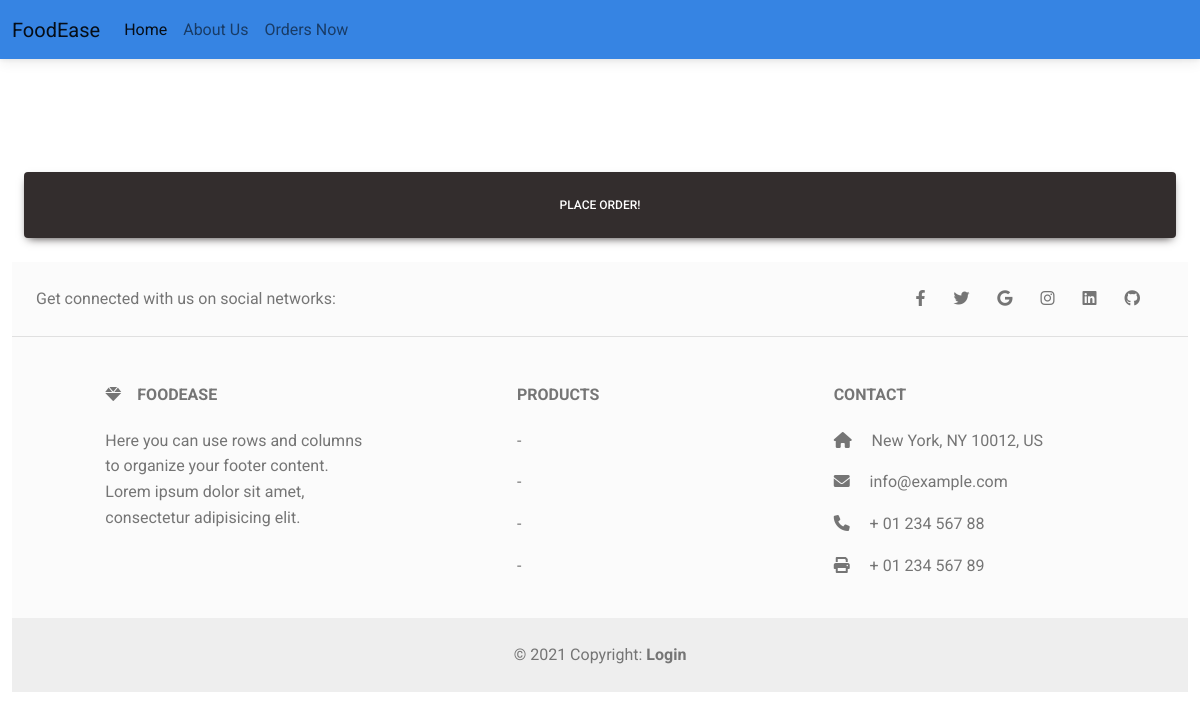
Page /order/ on the earlier database version.
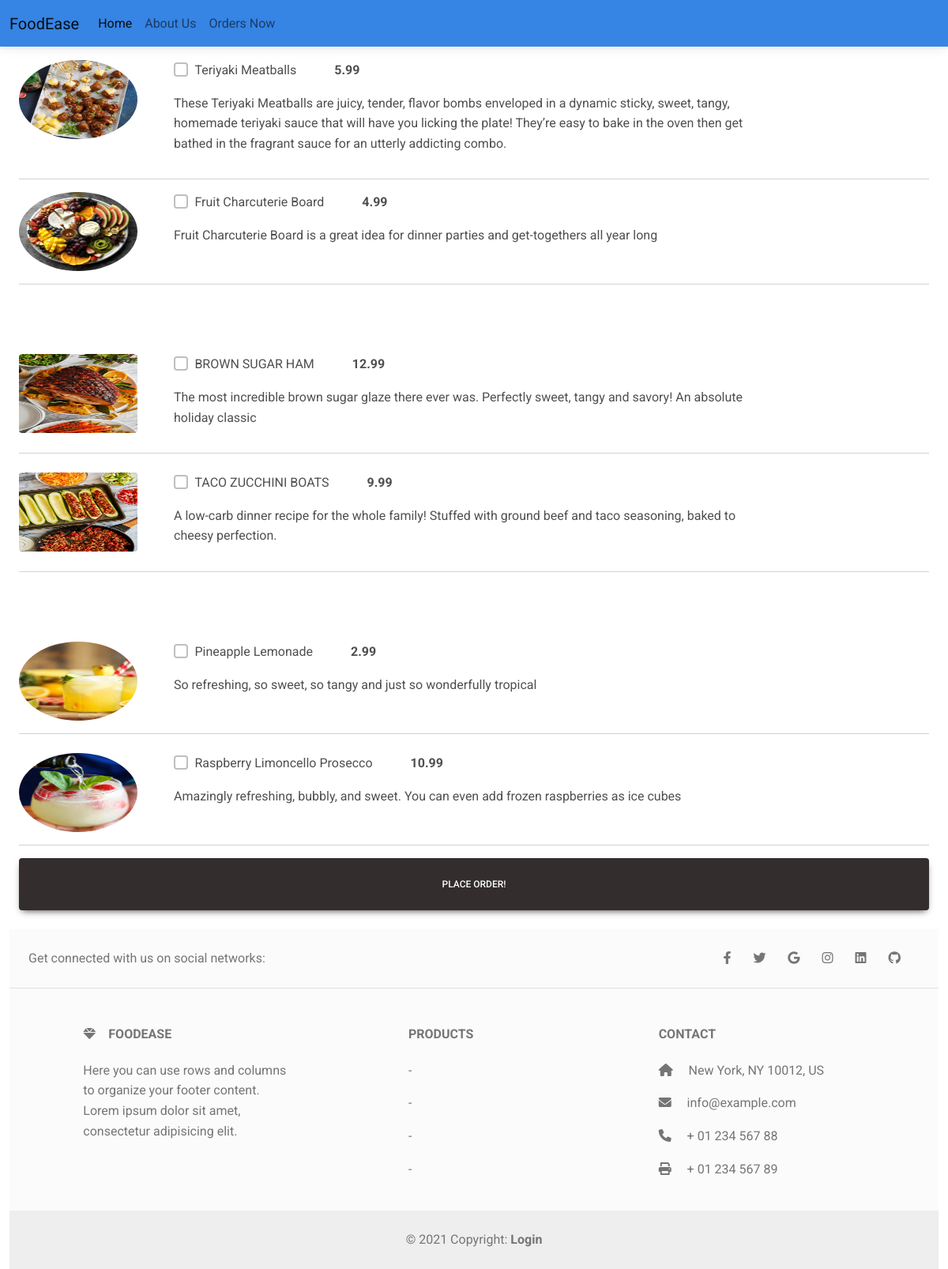
Same page on the later database version.
### customer/models.py (models this page shows, shortened)
class MenuItem(models.Model):
    name = models.CharField(max_length=1000)
    description = models.TextField()
    image = models.ImageField(upload_to='menu_images/')
    price = models.DecimalField(max_digits=5, decimal_places=2)
    category= models.ManyToManyField('Category', related_name= 'item')

### customer/views.py (the view, shortened to what this page needs)
# urls.py: path('order/',Order.as_view(),name='order')
class Order(View):
    def get(self, request, *args, **kwargs):
        appetizers = MenuItem.objects.filter(category__name__contains='Appetizer')
        entres = MenuItem.objects.filter(category__name__contains='Entre')
        drinks = MenuItem.objects.filter(category__name__contains='Drink')
        context = {
            'appetizers': appetizers,
            'entres': entres,
            'drinks': drinks,
        }
        return render(request, 'customer/order.html', context)

### customer/templates/customer/order.html (shortened to what this page needs)
{% extends 'customer/base.html' %}
{% block content %}
<div class="container-fluid">
    <div class="row justify-content-center mt-1">
        <div class="col-md-12 col-sm-12 p-4">
            <form method="POST">
                <div class="pt-5">
                    {% for app in appetizers%}
                    <div class="row">
                        <div class="col-md-2 col-sm-12">
                            <img class="image-fluid rounded-circle" src="{{ app.image.url }}" width="150" height="100"/>
                        </div>
                        <div class="col-md-8 col-sm-12">
                            <div class="d-flex flex-row">
                                <div class="form-group form-check">
                                    <input type="checkbox" name="items[]" class="form-check-input" value="{{ app.pk }}">
                                    <label class="form-check-label">{{ app.name }}</label>
                                </div>
                                <p class= " fw-bold ms-5" style="width: 6rem">{{ app.price }}</p>
                            </div>
                            <p>{{ app.description }}</p>
                        </div>
                    </div>
                    <hr />
                {% endfor %}
                </div>
                <div class="pt-5">
                    {% for entre in entres %}
                    <div class="row mt-4">
                        <div class="col-md-2 col-sm-12">
                            <img class="rounded" src="{{ entre.image.url }}" width="150" height="100"/>
                        </div>
                        <div class="col-md-8 col-sm-12">
                            <div class="d-flex flex-row">
                                <div class="form-group form-check">
                                    <input type="checkbox" name="items[]" class="form-check-input" value="{{ entre.pk }}">
                                    <label class="form-check-label">{{ entre.name }}</label>
                                </div>
                                <p class="fw-bold ms-5">{{ entre.price }}</p>
                            </div>
                            <p>{{ entre.description }}</p>
                        </div>
                    </div>
                    <hr />
                    {% endfor %}
                </div>
                <div class="pt-5">
                    {% for drink in drinks %}
                    <div class="row mt-4">
                        <div class="col-md-2 col-sm-12">
                            <img class="image-fluid rounded-circle" src="{{ drink.image.url }}" width="150" height="100"/>
                        </div>
                        <div class="col-md-8 col-sm-12">
                            <div class="d-flex flex-row">
                                <div class="form-group form-check">
                                    <input type="checkbox" name="items[]" class="form-check-input" value="{{ drink.pk }}">
                                    <label class="form-check-label">{{ drink.name }}</label>
                                </div>
                                <p class="fw-bold ms-5">{{ drink.price }}</p>
                            </div>
                            <p>{{ drink.description }}</p>
                        </div>
                    </div>
                    <hr />
                    {% endfor %}
                <button class="btn btn-dark col-md-12 col-sm-12 p-4">Place Order!</button>
            </form>
        </div>
    </div>
</div>
{% endblock content %}

### customer/templates/customer/base.html (shortened to what this page needs)
<!DOCTYPE html>
<html lang="en">
<head>
<link
href="https://cdnjs.cloudflare.com/ajax/libs/font-awesome/6.0.0/css/all.min.css"
rel="stylesheet"
/>
<link
href="https://cdnjs.cloudflare.com/ajax/libs/mdb-ui-kit/6.2.0/mdb.min.css"
rel="stylesheet"
/>
</head>
<body>
    {%include 'customer/navigation.html'%}
    {%block content%}
    {%endblock content%}
    {%include 'customer/footer.html'%}
</body>
</html>

### customer/templates/customer/navigation.html (shortened to what this page needs)
<nav class="navbar fixed-top navbar-expand-lg navbar-light" style="background-color: #3684e3">
    <div class="container-fluid">
      <a class="navbar-brand" href="{% url 'index' %}">FoodEase</a>
      <div class="collapse navbar-collapse" id="navbarNav">
        <ul class="navbar-nav mr-auto">
          <li class="nav-item">
            <a class="nav-link active" aria-current="page" href="{% url 'index'%}">Home</a>
          </li>
          <li class="nav-item">
            <a class="nav-link" href="{% url 'about'%}">About Us</a>
          </li>
          <ul class="navbar-nav d-flex flex-row me-1">
            <li class="nav-item me-3 me-lg-0">
              <a class="nav-link " href="{% url 'order' %}"> Orders Now</a>
            </li>
          </ul>
        </ul>
      </div>
    </div>
  </nav>

### customer/templates/customer/footer.html
<footer class="text-center text-lg-start bg-light text-muted">
    <section class="d-flex justify-content-center justify-content-lg-between p-4 border-bottom">
      <div class="me-5 d-none d-lg-block">
        <span>Get connected with us on social networks:  </span>
      </div>
      <div>
        <a href="#" class="me-4 text-reset">
          <i class="fab fa-facebook-f"></i>
        </a>
        <a href="#" class="me-4 text-reset">
          <i class="fab fa-twitter"></i>
        </a>
        <a href="#" class="me-4 text-reset">
          <i class="fab fa-google"></i>
        </a>
        <a href="#" class="me-4 text-reset">
          <i class="fab fa-instagram"></i>
        </a>
        <a href="#" class="me-4 text-reset">
          <i class="fab fa-linkedin"></i>
        </a>
        <a href="#" class="me-4 text-reset">
          <i class="fab fa-github"></i>
        </a>
      </div>
    </section>
    <section class="">
      <div class="container text-center text-md-start mt-5">
        <div class="row mt-3">
          <div class="col-md-3 col-lg-4 col-xl-3 mx-auto mb-4">
            <h6 class="text-uppercase fw-bold mb-4">
              <i class="fas fa-gem me-3"></i>FoodEase
            </h6>
            <p>
              Here you can use rows and columns to organize your footer content. Lorem ipsum
              dolor sit amet, consectetur adipisicing elit.
            </p>
          </div>
          <div class="col-md-2 col-lg-2 col-xl-2 mx-auto mb-4">
            <h6 class="text-uppercase fw-bold mb-4">
              Products
            </h6>
            <p>
              <a href="#!" class="text-reset"> -</a>
            </p>
            <p>
              <a href="#!" class="text-reset">-</a>
            </p>
            <p>
              <a href="#!" class="text-reset">-</a>
            </p>
            <p>
              <a href="#!" class="text-reset">-</a>
            </p>
          </div>
          <div class="col-md-4 col-lg-3 col-xl-3 mx-auto mb-md-0 mb-4">
            <h6 class="text-uppercase fw-bold mb-4">Contact</h6>
            <p><i class="fas fa-home me-3"></i> New York, NY 10012, US</p>
            <p>
              <i class="fas fa-envelope me-3"></i>
              info@example.com
            </p>
            <p><i class="fas fa-phone me-3"></i> + 01 234 567 88</p>
            <p><i class="fas fa-print me-3"></i> + 01 234 567 89</p>
          </div>
        </div>
      </div>
    </section>
    <div class="text-center p-4" style="background-color: rgba(0, 0, 0, 0.05);">
      © 2021 Copyright:
      <a class="text-reset fw-bold" href="admin/">Login</a>
    </div>
  </footer>

Differences in the rows shown:
added MenuItem: image (picture), name "Teriyaki Meatballs", price "5.99", description "These Teriyaki Meatballs are juicy, tender, flavor bombs enveloped in a dynamic sticky, sweet, tangy, homemade teriyaki sauce that will have you licking the plate! They’re easy to bake in the oven then get bathed in the fragrant sauce for an utterly addicting combo."
added MenuItem: image (picture), name "Fruit Charcuterie Board", price "4.99", description "Fruit Charcuterie Board is a great idea for dinner parties and get-togethers all year long"
added MenuItem: image (picture), name "BROWN SUGAR HAM", price "12.99", description "The most incredible brown sugar glaze there ever was. Perfectly sweet, tangy and savory! An absolute holiday classic"
added MenuItem: image (picture), name "TACO ZUCCHINI BOATS", price "9.99", description "A low-carb dinner recipe for the whole family! Stuffed with ground beef and taco seasoning, baked to cheesy perfection."
added MenuItem: image (picture), name "Pineapple Lemonade", price "2.99", description "So refreshing, so sweet, so tangy and just so wonderfully tropical"
added MenuItem: image (picture), name "Raspberry Limoncello Prosecco", price "10.99", description "Amazingly refreshing, bubbly, and sweet. You can even add frozen raspberries as ice cubes"
